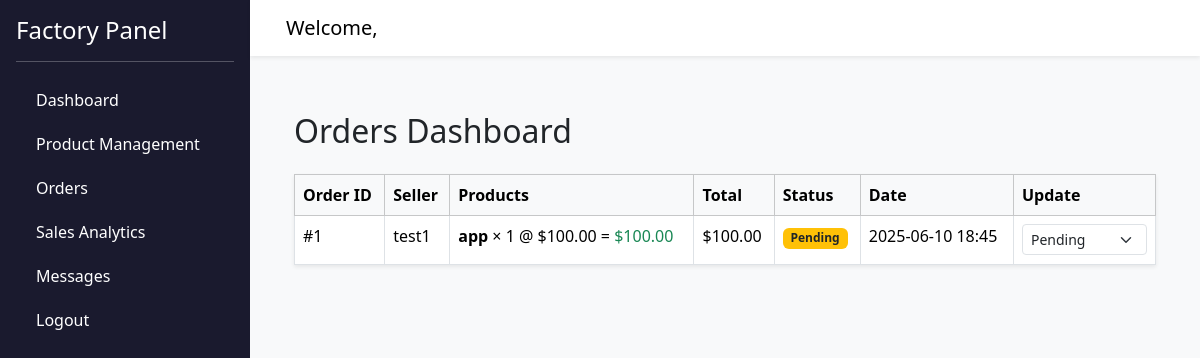
Page /orders (signed in) on the committed database.
### models.py (models this page shows)
class Order(db.Model):
    __tablename__ = 'orders'
    id = db.Column(db.Integer, primary_key=True)
    seller_id = db.Column(db.Integer, db.ForeignKey('users.id'), nullable=False)
    factory_id = db.Column(db.Integer, db.ForeignKey('factories.id'), nullable=False)
    total_price = db.Column(db.Float, nullable=False)
    status = db.Column(db.String(50), nullable=False, default='Pending')
    order_date = db.Column(db.DateTime, nullable=False, default=datetime.utcnow)
    shipping_address = db.Column(db.Text, nullable=False)
    payment_method = db.Column(db.String(50), nullable=True)
    items = db.relationship('OrderItem', backref='order', cascade="all, delete-orphan")
    receipt = db.relationship('Receipt', backref='order', uselist=False, cascade="all, delete-orphan")
    chat = db.relationship('Chat', back_populates='order', uselist=False, cascade="all, delete-orphan")

class User(db.Model):
    __tablename__ = 'users'
    id = db.Column(db.Integer, primary_key=True)
    name = db.Column(db.String(100), nullable=False)
    email = db.Column(db.String(120), unique=True, nullable=False)
    password = db.Column(db.String(200), nullable=False)
    role = db.Column(db.String(20), nullable=False)  # 'factory' or 'seller'
    created_at = db.Column(db.DateTime, default=datetime.utcnow)
    factory = db.relationship('Factory', backref='factory_user', uselist=False, foreign_keys='Factory.user_id')
    orders = db.relationship('Order', backref='seller', foreign_keys='Order.seller_id')
    chats_started = db.relationship('Chat', backref='chat_user1', foreign_keys='Chat.user1_id')
    chats_received = db.relationship('Chat', backref='chat_user2', foreign_keys='Chat.user2_id')
    messages_sent = db.relationship('Message', backref='message_sender', foreign_keys='Message.sender_id')
    ratings = db.relationship('Rating', backref='user')
    comments = db.relationship('Comment', backref='user')
    wishlist = db.relationship('Wishlist', backref='user')
    cart = db.relationship('Cart', backref='user', uselist=False, cascade="all, delete-orphan")

class OrderItem(db.Model):
    __tablename__ = 'order_items'
    id = db.Column(db.Integer, primary_key=True)
    order_id = db.Column(db.Integer, db.ForeignKey('orders.id'), nullable=False)
    product_id = db.Column(db.Integer, db.ForeignKey('products.id'), nullable=False)
    quantity = db.Column(db.Integer, nullable=False)
    unit_price = db.Column(db.Float, nullable=False)
    product = db.relationship('Product')

class Product(db.Model):
    __tablename__ = 'products'
    id = db.Column(db.Integer, primary_key=True)
    factory_id = db.Column(db.Integer, db.ForeignKey('factories.id'), nullable=False)
    name = db.Column(db.String(120), nullable=False)
    description = db.Column(db.Text)
    image_url = db.Column(db.String(255))
    quantity = db.Column(db.Integer, default=0)
    price = db.Column(db.Float, nullable=False)
    created_at = db.Column(db.DateTime, default=datetime.utcnow)
    ratings = db.relationship('Rating', backref='product', cascade="all, delete-orphan")
    comments = db.relationship('Comment', backref='product', cascade="all, delete-orphan")
    wishlist_items = db.relationship('Wishlist', backref='product', cascade="all, delete-orphan")
    cart_items = db.relationship('CartItem', backref='product', cascade="all, delete-orphan")

### routes/dashboard_routes.py (the view)
@dashboard_bp.route('/orders', endpoint='orders')
def orders():
    if 'user_id' not in session:
        flash('Please log in.', 'error')
        logger.debug("No user_id in session")
        return redirect(url_for('auth.index'))
    user = User.query.get(session['user_id'])
    if not user or not user.factory:
        flash('No factory linked to this user.', 'error')
        logger.debug(f"User {user.id if user else 'No user'} has no factory")
        return redirect(url_for('auth.index'))
    try:
        factory = user.factory
        factory_orders = (
            Order.query
            .options(
                joinedload(Order.items).joinedload(OrderItem.product),
                joinedload(Order.seller)
            )
            .filter_by(factory_id=factory.id)
            .order_by(Order.id.desc())
            .all()
        )
        logger.debug(f"Retrieved {len(factory_orders)} orders for factory {factory.id}")
        return render_template('orders.html', user=user, orders=factory_orders)
    except Exception as e:
        logger.error(f"Error in orders route for user {user.id}: {str(e)}", exc_info=True)
        flash('An error occurred while loading orders.', 'error')
        return redirect(url_for('auth.index'))

### templates/orders.html (shortened to what this page needs)
{% extends 'base.html' %}
{% block content %}
<div class="container mt-4">
    <h2 class="mb-4">Orders Dashboard</h2>
    {% if orders %}
    <table class="table table-bordered table-hover bg-white shadow-sm">
        <thead class="table-light">
            <tr>
                <th>Order ID</th>
                <th>Seller</th>
                <th>Products</th>
                <th>Total</th>
                <th>Status</th>
                <th>Date</th>
                <th>Update</th>
            </tr>
        </thead>
        <tbody>
            {% for order in orders %}
            <tr>
                <td>#{{ order.id }}</td>
                <td>{{ order.seller.name }}</td>
                <td>
                    <ul class="list-unstyled mb-0">
                        {% for item in order.items %}
                        <li class="mb-2">
                            <strong>{{ item.product.name }}</strong> &times; {{ item.quantity }} @ ${{ '%.2f' | format(item.unit_price) }}
                            = <span class="text-success">${{ '%.2f' | format(item.quantity * item.unit_price) }}</span>
                        </li>
                        {% endfor %}
                    </ul>
                </td>
                <td>${{ '%.2f' | format(order.total_price) }}</td>
                <td>
                    <span class="badge
                        {% if order.status == 'Pending' %} bg-warning text-dark
                        {% elif order.status == 'Processing' %} bg-primary
                        {% elif order.status == 'Shipped' %} bg-info text-dark
                        {% elif order.status == 'Delivered' %} bg-success
                        {% else %} bg-secondary
                        {% endif %}">
                        {{ order.status }}
                    </span>
                </td>
                <td>{{ order.order_date.strftime('%Y-%m-%d %H:%M') }}</td>
                <td>
                    <select class="form-select form-select-sm" data-order-id="{{ order.id }}">
                        <option value="Pending" {% if order.status == 'Pending' %}selected{% endif %}>Pending</option>
                    </select>
                </td>
            </tr>
            {% endfor %}
        </tbody>
    </table>
    {% else %}
    <div class="alert alert-info text-center">
        You have no orders yet.
    </div>
    {% endif %}
</div>
{% endblock %}

### templates/base.html (style rules this page uses)
body { min-height: 100vh; display: flex; flex-direction: column; background-color: #f8f9fa; }

### rows in the picture
Order: id "1", seller.name "test1", total_price "100.00", status "Pending", order_date "2025-06-10 18:45", status+id "Pending"
OrderItem: product.name "app", quantity "1", unit_price "100.00", item.quantity*item.unit_price "100.00"
